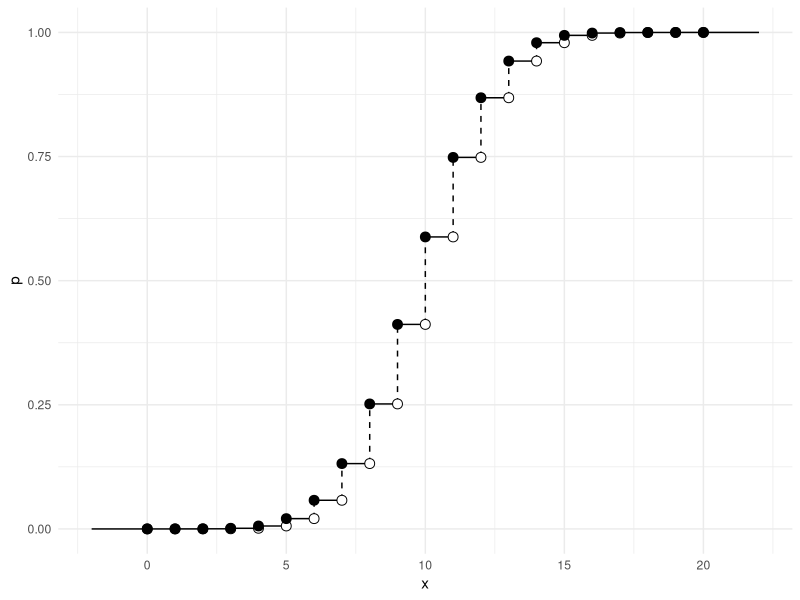
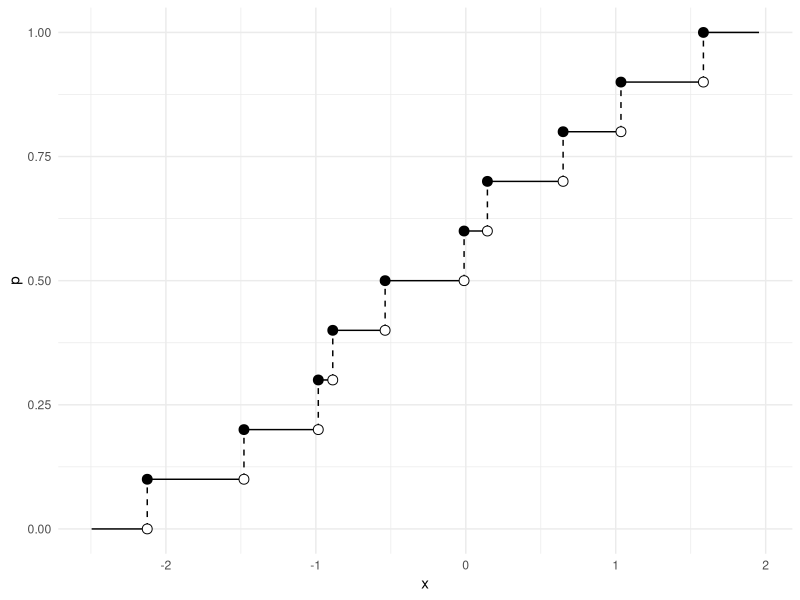
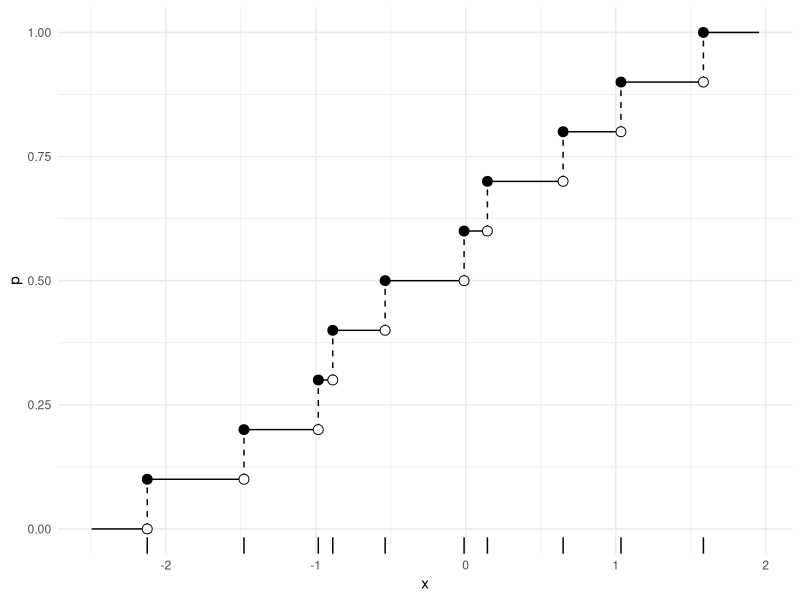
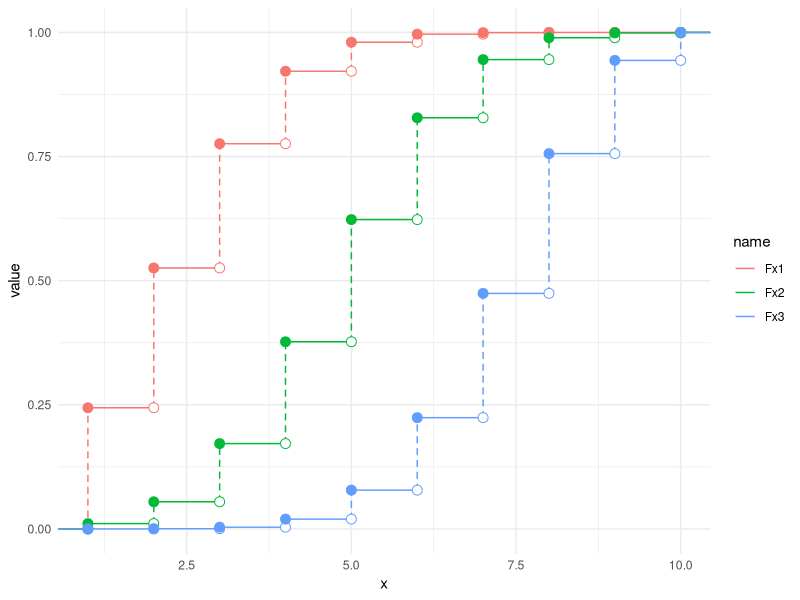
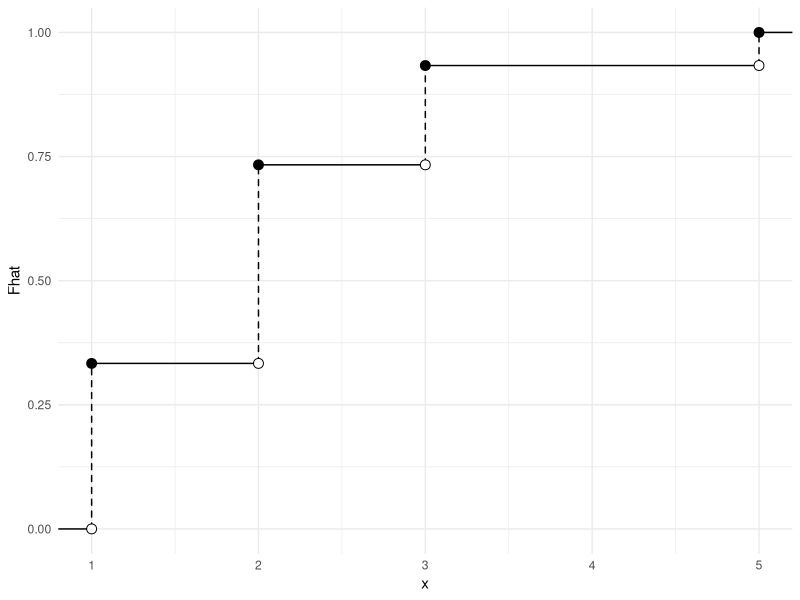
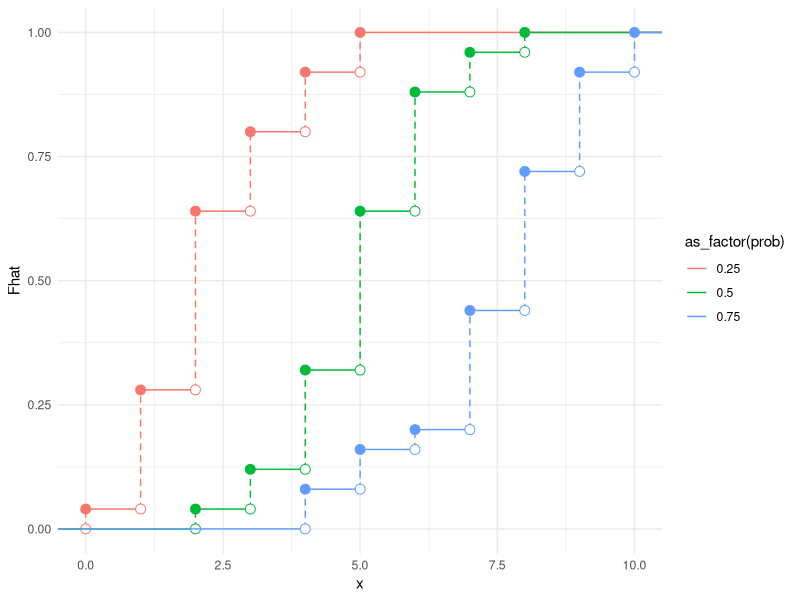

The R source for these figures, in order: (Note: this script raises an error after producing the figures.)
library("tidyverse"); theme_set(theme_minimal())

# in the below, df contains two cols: x (the obs) and Fx (the CDF)
ggcdf <- function(df) {
  
  # set graphical parameter (color of empty holes)
  hole_color <- ggplot2:::ggplot_global$theme_current$panel.background$fill
  if (is.null(hole_color)) hole_color <- ggplot2:::ggplot_global$theme_current$rect$fill
  
  # make ranges for data
  xrng <- scales::expand_range(range(df$x), mul = .10)
  xmin <- xrng[1]; xmax <- xrng[2]
  n <- nrow(df)
  
  # make horizontal and vertical line dfs
  stat_df_horiz <- tibble(
    x = c(xmin, df$x), xend = c(df$x, xmax),
    y = c(0, df$Fx), yend = c(0, df$Fx)
  )
  stat_df_vertical <- tibble(
    x = df$x,            xend = df$x,
    y = c(0, df$Fx[-n]), yend = df$Fx
  )
  
  # make open and closed points dfs
  stat_df_open <- tibble(x = df$x, y = c(0, df$Fx[-n]))
  stat_df_closed <- tibble(x = df$x, y = df$Fx)
  
  # make plot
  ggplot(df, aes(x)) + 
    geom_segment(aes(x = x, xend = xend, y = y, yend = yend), data = stat_df_horiz) +
    geom_segment(aes(x = x, xend = xend, y = y, yend = yend), data = stat_df_vertical, linetype = 2) +
    geom_point(aes(x, y), data = stat_df_open, shape = 21, fill = hole_color, size = 3) +
    geom_point(aes(x, y), data = stat_df_closed, shape = 21, fill = "black", size = 3) +
    labs(x = "x", y = "p")
  
}



# with a known binomial distribution
N <- 3
df <- tibble(x = 0:N) %>% 
  mutate(Fx = pbinom(x, size = N, p = .50))

p <- ggcdf(df)

layer_data(p)

N <- 20
df <- tibble(x = 0:N) %>% 
  mutate(Fx = pbinom(x, size = N, p = .50))
ggcdf(df)



# with an empirical
data <- tibble(x = rnorm(10))
df <- data %>% count(x) %>% arrange(x) %>% mutate(Fx = cumsum(n/sum(n)))
ggcdf(df)
ggcdf(df) + geom_rug(aes(x), data = data, inherit.aes = FALSE)




### My stuff ----

GeomCdf <- ggproto("GeomCdf", Geom, 
                   
  required_aes = c("x", "y"),
  
  default_aes = aes(
    # all --
    colour = "black",
    alpha = NA,
    # lines --
    linewidth = 0.5,
    linetype = 1,
    # points --
    shape = 19,
    size = 3,
    fill = NA,
    stroke = 0.5
  ),
                   
  draw_group = function(data, panel_params, coord) {
    
    n <- nrow(data)
    
    ## Need two dfs:
    ## 1: encoding horizontal segments (n + 1_)
    ## 2: encoding vertical segments (n)
    
    if (panel_params$y.range[1] > 0) {
      warning("Plotting range does not include y = 0, CDF truncated")
    }
     
    if (panel_params$y.range[2] < 1) {
      warning("Plotting range does not include y = 1, CDF truncated")
    }
    
    data_hori <- data[c(1, 1:n),]
    data_hori$y <- c(0, data$y)
    data_hori$yend <- c(0, data$y)
    data_hori$x <- c(panel_params$x.range[1], data$x)
    data_hori$xend <- c(data$x, panel_params$x.range[2])
    
    data_vert <- data
    data_vert$xend <- data$x
    data_vert$y <- c(0, data$y[-n])
    data_vert$yend <- data$y
    
    coord_hori <- coord$transform(data_hori, panel_params)
    coord_vert <- coord$transform(data_vert, panel_params)
    
    grobs <- list()
    
    grobs$hori <- grid::segmentsGrob(
      coord_hori$x, coord_hori$y, coord_hori$xend, coord_hori$yend,
      default.units = "native",
      gp = grid::gpar(
        col = alpha(coord_hori$colour, coord_hori$alpha),
        fill = alpha(coord_hori$colour, coord_hori$alpha),
        lwd = coord_hori$linewidth * .pt,
        lty = coord_vert$linetype
      )
    )
     
    grobs$vert <- grid::segmentsGrob(
      coord_vert$x, coord_vert$y, coord_vert$xend, coord_vert$yend,
      default.units = "native",
      gp = grid::gpar(
        col = alpha(coord_vert$colour, coord_vert$alpha),
        fill = alpha(coord_vert$colour, coord_vert$alpha),
        lwd = coord_vert$linewidth * .pt,
        lty = "dashed" # expose as a parameter
      )
    )
     
    grobs$open <- grid::pointsGrob(
      coord_vert$x, coord_vert$y, 
      default.units = "native",
      pch = 21, # expose as a parameter
      gp = grid::gpar(
        col = coord_vert$colour, 
        fill = "white", # expose as a parameter
        fontsize = coord_vert$size * .pt + coord_vert$stroke * .stroke/2,
        lwd = coord_vert$stroke * .stroke/2
      )
    )
    
    grobs$closed <- grid::pointsGrob(
      coord_vert$xend, coord_vert$yend,
      pch = coord_vert$shape,
      default.units = "native",
      gp = grid::gpar(
        col = alpha(coord_vert$colour, coord_vert$alpha),
        fill = alpha(coord_vert$colour, coord_vert$alpha),
        fontsize = coord_vert$size * .pt + coord_vert$stroke * .stroke/2,
        lwd = coord_vert$stroke * .stroke/2
      )
    )
    
     
   grid::gTree(children = do.call(grid::gList, grobs))
    
  },
  
  draw_key = draw_key_path
                     
)



  

StatCdf <- ggproto("StatCdf", Stat, 
                   
  required_aes = c("x"),
  
  default_aes = aes(y = after_stat(Fhat)),
  
  compute_group = function(data, scales) {
    
    # this is the easiest way:
    ## data <- StatCount$compute_group(data, scales)
    ## data$fhat <- cumsum(data$prop)
    ## data
    
    ecdf <- data.frame(
      x = sort(unique(data$x)),
      count = as.numeric(table(data$x))
    )
    
    ecdf$fhat <- ecdf$count / sum(ecdf$count)
    ecdf$Fhat <- cumsum(ecdf$fhat)
    
    ecdf
    
  }
  
)


geom_cdf <- function(mapping = NULL, data = NULL, 
                     stat = StatCdf, position = "identity", 
                     ...,
                     na.rm = FALSE,
                     show.legend = NA,
                     inherit.aes = TRUE) {
  
  # For StatCdfFun
  if (is.null(data)) data <- ggplot2:::ensure_nonempty_data
  
  layer(
    data = data,
    mapping = mapping,
    stat = stat,
    geom = GeomCdf,
    position = position,
    show.legend = show.legend,
    inherit.aes = inherit.aes,
    params = list(
      na.rm = na.rm,
      ...
    )
  )
}




tibble(
  x = 1:10,
  Fx1 = pbinom(x, size = 10, prob = .25),
  Fx2 = pbinom(x, size = 10, prob = .5),
  Fx3 = pbinom(x, size = 10, prob = .75)
) |>
  pivot_longer(cols = starts_with("F")) |>
  ggplot(aes(x, y = value, color = name)) +
  geom_cdf(stat = "Identity")


tibble(x = rbinom(15, size = 10, prob = .25)) |>
  ggplot(aes(x)) +
  geom_cdf() +
  ylim(c(0, 1))

tibble(
  prob = rep(c(.25, .5, .75), each = 25),
  x = rbinom(75, size = 10, prob = prob)
) |>
  ggplot(aes(x, color = as_factor(prob))) +
  geom_cdf() +
  ylim(c(0, 1))

tibble(
  id = rep(1:10, each = 5),
  x = rbinom(10 * 5, size = 10, prob = .5)
) |>
  ggplot(aes(x, color = as.factor(id))) +
  geom_cdf(linewidth = 1, alpha = .5, show.legend = FALSE) +
  geom_cdf(stat = StatCdfFun, fun = dbinom, args = list(size = 10, prob = .5), xlim = c(0, 10), color = "black", linewidth = 1.5) +
  ylim(c(0, 1))

tibble(
  id = rep(1:10, each = 15),
  x = rbinom(10 * 15, size = 10, prob = .5)
) |>
  ggplot(aes(x, color = as.factor(id))) +
  geom_cdf(linewidth = 1, alpha = .5, show.legend = FALSE) +
  geom_cdf(stat = StatCdfFun, fun = dbinom, args = list(size = 10, prob = .5), color = "black", linewidth = 1.5) +
  ylim(c(0, 1))
  
tibble(
  id = rep(1:10, each = 30),
  x = rbinom(10 * 30, size = 10, prob = .5)
) |>
  ggplot(aes(x, color = as.factor(id))) +
  geom_cdf(linewidth = 1, alpha = .5, show.legend = FALSE) +
  geom_cdf(stat = StatCdfFun, fun = dbinom, args = list(size = 10, prob = .5), color = "black", linewidth = 1.5) +
  ylim(c(0, 1)) +
  xlim(c(0, 10))
  
tibble(
  id = rep(1:10, each = 100),
  x = rbinom(10 * 100, size = 10, prob = .5)
) |>
  ggplot(aes(x, color = as.factor(id))) +
  geom_cdf(linewidth = 1, alpha = .5, show.legend = FALSE) +
  geom_cdf(stat = StatCdfFun, fun = dbinom, args = list(size = 10, prob = .5), support = 0:10, color = "black", linewidth = 1.5) +
  ylim(c(0, 1))
  
sample_sizes <- c(5, 10, 250)
tibble(
  n = rep(sample_sizes, sample_sizes),
  x = rbinom(sum(sample_sizes), size = 10, prob = .5)
) |>
  ggplot(aes(x, color = as.factor(n))) +
  geom_cdf(linewidth = 1) +
  scale_color_viridis_d(name = "sample size", option = "C", begin = .6, end = 0)
  


StatCdfFun <- ggproto("StatCdfFun", Stat, 
                   
  required_aes = character(0),
  
  default_aes = aes(x = after_stat(x), y = after_stat(F)),
  
  compute_group = function(data, scales, support = NULL, xlim = NULL, fun, args = list()) {
    
    if (is.null(support)) {
      rangex <- xlim %||% scales$x$dimension()
      support <- seq(rangex[1], rangex[2], by = 1)
    } 
    
    data <- data.frame(
      x = support,
      f = do.call(fun, c(quote(support), args))
    )
    
    data$F <- cumsum(data$f)
    
    data
    
  }
  
)

ggplot() +
  geom_cdf(stat = StatCdfFun, support = 0:10, fun = dbinom, args = list(size = 10, prob = .5))

ggplot() +
  geom_cdf(stat = StatCdfFun, xlim = c(0, 8), fun = dpois, args = list(lambda = 1)) +
  ylim(c(0, 1))

tibble(x = 0:10) |>
  ggplot(aes(x)) +
  geom_cdf(stat = StatCdfFun, fun = dbinom, args = list(size = 10, prob = .5))


# Empirical CDFs from std. normal data
# with different sample sizes
groups <- 10
n <- c(10, 100, 1000)

tibble(sample_size = rep(n, times = groups)) |>
  group_by(sample_size) |>
  mutate(id = 1:n()) |>
  slice(rep(id, sample_size[1])) |>
  ungroup() |>
  mutate(
    id = as_factor(id),
    x = rnorm(n())
  ) |>
  ggplot(aes(x, color = id)) +
  geom_cdf(size = 0, show.legend = FALSE) +
  geom_function(fun = pnorm, inherit.aes = FALSE) +
  facet_wrap(vars(sample_size), ncol = 1)





